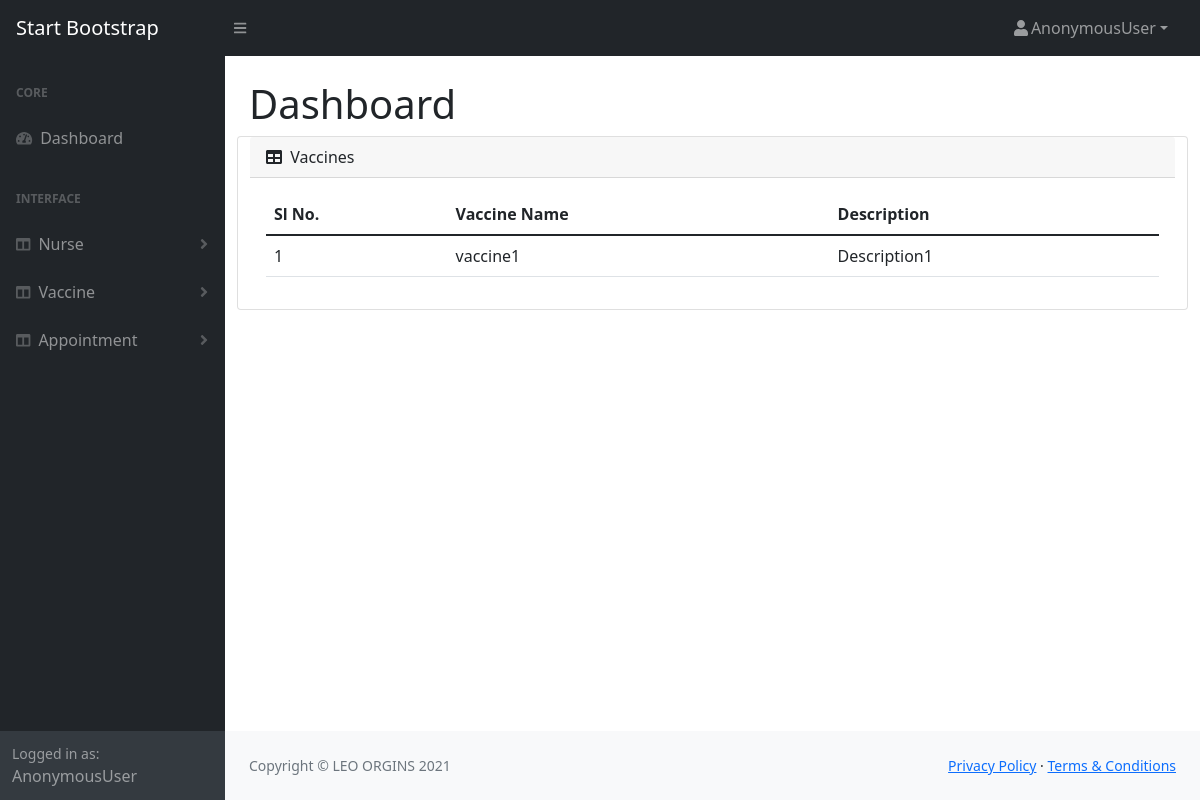
Before: /vaccine_view_c with the older database file.
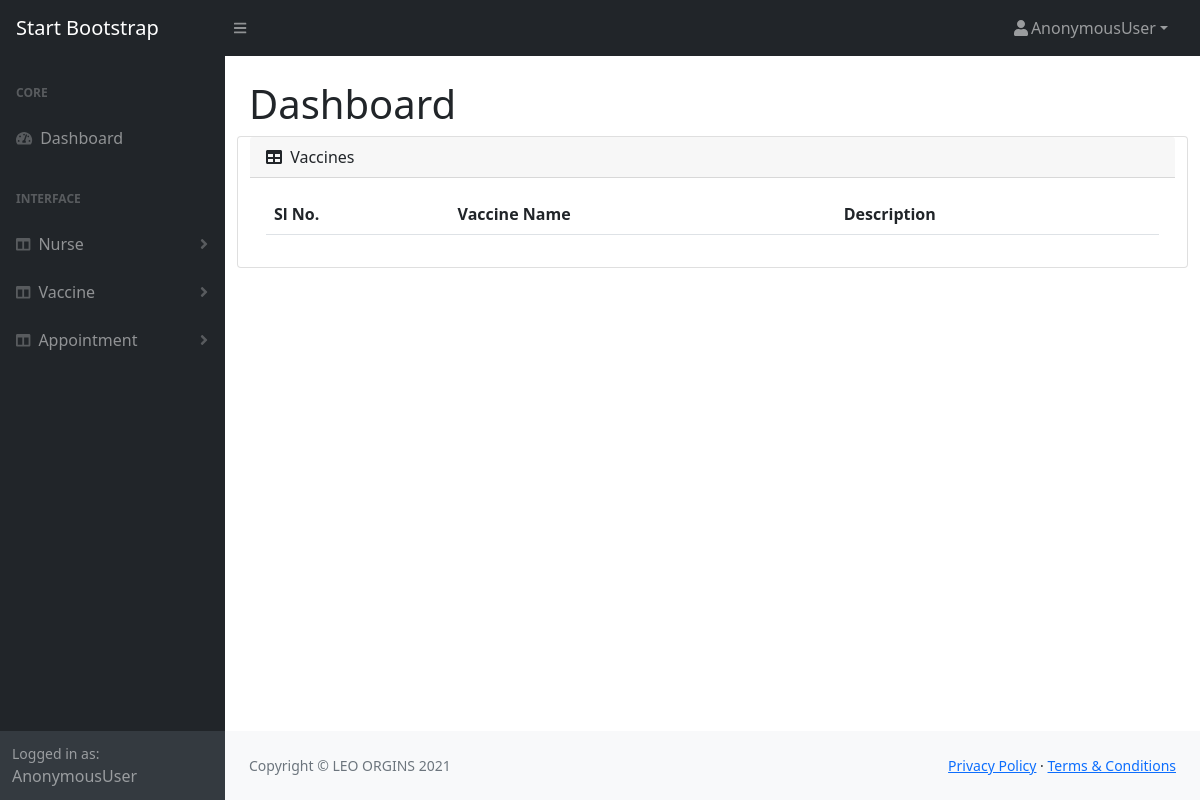
After: the same page with the newer database file.
### vaccine_app/models.py (models this page shows, shortened)
class Vaccine(models.Model):
    name = models.CharField(max_length=50)
    description = models.TextField()

### vaccine_app/center_views.py (the view)
# urls.py: path('vaccine_view_c', center_views.vaccine_view_c, name='vaccine_view_c'),
def vaccine_view_c(request):
    v = Vaccine.objects.all()
    context = {
        'vaccine': v
    }
    return render(request, 'center_temp/vaccine_view.html', context)

### templates/center_temp/vaccine_view.html
{% extends 'center_temp/center_home.html' %}
{% load crispy_forms_tags %}
{% block content %}
<div class="card mb-4">
                            <div class="card-header">
                                <i class="fas fa-table me-1"></i>
                                Vaccines
                            </div>
                            <div class="card-body">
                                <table class="table table-stripped">
                                    <thead>
                                        <tr>
                                            <th>Sl No.</th>
                                            <th>Vaccine Name</th>
                                            <th>Description</th>
                                        </tr>
                                    </thead>
                                    <tbody>
                                    {% for v in vaccine %}
                                        <tr>
                                            <td>{{forloop.counter}}</td>
                                            <td>{{v.name}}</td>
                                            <td>{{v.description}}</td>
                                        </tr>
                                    {% endfor %}
                                    </tbody>
                                </table>
                            </div>
                        </div>
{% endblock %}

Changed rows visible on the page:
removed Vaccine: name "vaccine1", description "Description1"
